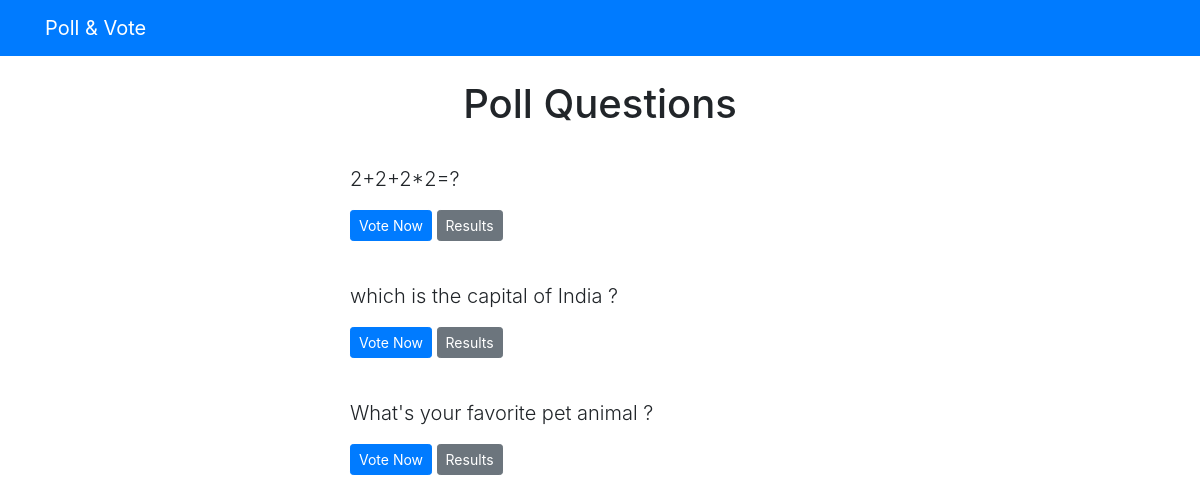
/vote_app/, run on the app's committed database.
### vote_app/models.py (models this page shows, shortened)
class Question(models.Model):
    question_text = models.CharField(max_length=200)
    pub_date = models.DateTimeField('date published')

### vote_app/views.py (the view)
# urls.py: path('', views.index, name='index'),
def index(request):
    latest_question_list = Question.objects.order_by('-pub_date')[:5]
    context = {'latest_question_list': latest_question_list}
    return render(request, 'vote_app/index.html', context)

### vote_app/templates/vote_app/index.html
{% extends 'base.html' %}
{% block content %}
<h1 class = "text-center mb-3">Poll Questions</h1>
{% if latest_question_list %}
{% for question in latest_question_list %}
<div class = "card-mb-3" >
   <div class = "card-body" >
        <p class = "lead" >{{question.question_text}}</p>
        <a href = "{% url 'vote_app:detail' question.id %}" class = "btn btn-primary btn-sm">Vote Now</a>
        <a href = "{% url 'vote_app:results' question.id %}" class = "btn btn-secondary btn-sm">Results</a>
    </div >
</div >
{% endfor %}
{% else %}
<p>No polls available</p>
{% endif %}
{% endblock %}

### data on the page
Question: question_text "2+2+2*2=?"
Question: question_text "which is the capital of India ?"
Question: question_text "What's your favorite pet animal ?"
